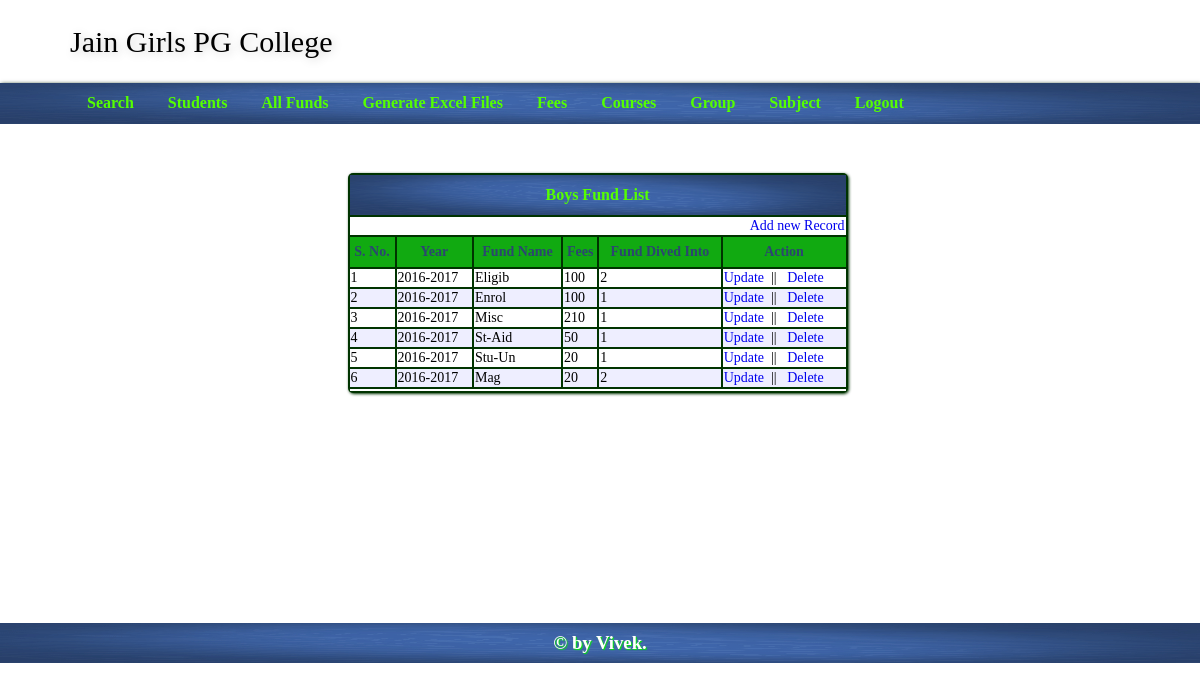
The app's page /index.php?mod=bfund&do=bfundlist (signed in) with its own data.
### tables this page shows
CREATE TABLE IF NOT EXISTS `boysfund` (
  `id` int(5) NOT NULL AUTO_INCREMENT,
  `fund` varchar(50) DEFAULT NULL,
  `fees` int(4) DEFAULT NULL,
  `year` varchar(10) DEFAULT NULL,
  `dived` enum('1','2') NOT NULL,
  PRIMARY KEY (`id`)
);

### index.php (called while the page is built, shortened)
<?php
	$theam="axixa";
	$mod="login";
	$do="login";
	include_once("function.php");
	include_once("header.php");
	if(isset($_SESSION['login_details']) || isset($_SESSION['login_check']))
	{
		if(isset($_GET['mod'])){
			$mod=$_GET['mod'];
			$do=$_GET['do'];
		}
	}
	include_once("module/$mod/$do.php");
	include_once("footer.php");
?>

### function.php (called while the page is built, shortened)
<?php
function PaginationWork($pno='')
{
   global $frmdata ;
   global $frmdataget;
    $recordPerPage=10;
   $frmdata['to']=$recordPerPage;
   if($frmdataget['pageNumber']<=1)
   {
       $frmdata['from']=0;
     }
   else
        $frmdata['from']= $recordPerPage * ( ( (int) $frmdataget['pageNumber']) - 1);
}
?>

### module/bfund/bfundlist.php (the view, shortened to what this page needs)
<table  class="<?php echo $theam;?>_list">
	<tr>
    	<td colspan="7">Boys Fund List</td>
    </tr>
    <tr>
    	<td colspan="7" align="right"><a href="index.php?mod=bfund&do=bfundedit">Add new Record</a></td>
    </tr>
    <tr>
    	<td>S. No.</td>
        <td>Year</td>
        <td>Fund Name</td>
        <td>Fees</td>
        <td>Fund Dived Into</td>
        <td>Action</td>
    </tr>
    <?php
		$rs=mysqli_query($con,'SELECT COUNT(*) AS tot FROM boysfund LIMIT 1') ;
		$totRslt=mysqli_fetch_assoc($rs);
			$list=mysqli_query($con,"select id,fund,fees, year, dived from boysfund order by id desc LIMIT ".$frmdata['from'].", ".$frmdata['to']);
		$i=1;
		while($bfunddata=mysqli_fetch_assoc($list)){
			?>
            <tr>
            	<td><?php echo $i++;?></td>
                <td><?php echo $bfunddata['year'];?></td>
                <td><?php echo $bfunddata['fund']; ?></td>
                <td><?php echo $bfunddata['fees'];?></td>
                <td><?php echo $bfunddata['dived'];?></td>
                <td><a href="index.php?mod=bfund&do=bfundedit&id=<?php echo $bfunddata['id'];?>">Update</a>&nbsp;&nbsp;||&nbsp;&nbsp;
                	<a href="#" onClick="deleteData(<?php echo $bfunddata['id'];?>)">Delete</a>
                </td>
            </tr>
            <?php
		}
	?>
    <tr>
    	<td colspan="10"><?php PaginationDisplay($totRslt['tot'],'index.php?mod=bfund&do=bfundlist&pageNumber=','');?>
</td>
    </tr>
</table>

### header.php (shortened to what this page needs)
<!DOCTYPE html PUBLIC "-//W3C//DTD XHTML 1.0 Transitional//EN" "http://www.w3.org/TR/xhtml1/DTD/xhtml1-transitional.dtd">
<html xmlns="http://www.w3.org/1999/xhtml">
<head>
<link rel="stylesheet" href="css/<?php echo $theam;?>_style.css"/>
</head>
<body>
	<div id="<?php echo $theam;?>_wrapper">
    <div id="header-title">Jain Girls PG College</div>
    	<header>
            <nav>
            	<ul>
                <?php
				if(isset($_SESSION['login_details']))
				{
				?>
                <li id="<?php if(isset($_GET['mod']) && $_GET['mod']=='home'){ echo $theam.'_menu_active';}?>"><a href="index.php?mod=home&do=search">Search</a></li>
                                 <li class="dropdown">
                    	<a href="#" class="bropdownlink">Students</a>
                	<li class="dropdown">
                    	<a href="#" class="bropdownlink">All Funds</a>
                    </li>
                    <li class="dropdown">
                    	<a href="#" class="bropdownlink">Generate Excel Files</a>
                    </li>
                    <li class="dropdown">
                    	<a href="#" class="bropdownlink">Fees</a>
                   </li>
                   <li class="dropdown">
                    	<a href="#" class="bropdownlink">Courses</a>
                   </li>
                  </li>
                    <li id="<?php if(isset($_GET['mod']) && $_GET['mod']=='group'){ echo $theam.'_menu_active';}?>"><a href="index.php?mod=group&do=list">Group</a></li>
                	<li  id="<?php if(isset($_GET['mod']) && $_GET['mod']=='subject'){ echo $theam.'_menu_active';}?>"><a href="index.php?mod=subject&do=list">Subject</a></li>
                    <li><a href="index.php?mod=login&do=logout">Logout</a></li>
                    <?php
				}
				else
				{?>
                    <li  id="<?php if(isset($_GET['mod']) && $_GET['mod']=='login'){ echo $theam.'_menu_active';}?>"><a href="index.php?mod=login&do=login">Login</a></li>
				<?php
				}
					?>
                </ul>
            </nav>
        </header>
        <section>
	   <?php
	   $contattype="full_";
		   ?>
        <div id="<?php echo $theam.'_'.$contattype;?>contant">

### footer.php
</div>
        </section>
        <footer>
        	<h3>&copy; by Vivek.</h3>
        </footer>
    </div>
</body>
</html>

### css/axixa_style.css (style rules this page uses)
* { font-family:Verdana; }
body,nav,ul,li,h1,h3,h2 { margin:0; padding:0; }
a { text-decoration:none; }
#axixa_wrapper { width:100%; }
#axixa_wrapper>header { width:inherit; position:absolute; background-color:#002; background-image:url(back.png); background-size:100% 100%; min-height:37px; }
#axixa_wrapper>#header-title { text-shadow: 2px 2px 10px #CCCCCC; font-size: 30px; height: 83px; line-height: 83px; margin-left: 70px; }
#axixa_wrapper>header>nav { float: left; min-height: inherit; line-height: 37px; margin-left: 70px; }
#axixa_wrapper>header>nav { overflow:auto; }
#axixa_wrapper>header>nav>ul { list-style:none; float:right; min-height:inherit; }
#axixa_wrapper>header>nav>ul>li { float: left; min-height: inherit; line-height: 35px; text-align: center; margin: 2px; border-radius: 5px; padding-left: 15px; padding-right: 15px; }
#axixa_wrapper>header>nav>ul>li>a { color: #5F0; font-weight: bold; display:block; }
#axixa_wrapper>section { padding-top:40px; width:1200px; margin:0 auto; background-color:#fff; overflow:auto; min-height:500px; box-shadow:1px 1px 4px #020; }
#axixa_wrapper>section>#axixa_full_contant { padding-top:50px; width:1195px; }
#axixa_wrapper .axixa_list,#axixa_wrapper .axixa_form { margin:0 auto; box-shadow:1px 1px 3px #030; min-width:500px; background-color:#030; border-radius:5px; }
#axixa_wrapper .axixa_list tr:first-child,#axixa_wrapper .axixa_form tr:first-child,#axixa_wrapper .axixa_form tr:last-child { background-image:url(back.png); background-size:100% 100%; color:#5F0; height:40px; text-align:center; font-weight:bold; font-size:16px; }
#axixa_wrapper .axixa_list tr:nth-child(odd),#axixa_wrapper .axixa_form tr:nth-child(odd) { background-color:#eef; }
#axixa_wrapper .axixa_list tr:nth-child(3) { background-color:#1a1; background-size:100% 100%; color: #2c4671; text-align:center; font-weight:bold; height:30px; font-size:14px; }
#axixa_wrapper .axixa_list tr,#axixa_wrapper .axixa_form tr { background-color:#fff; min-height:40px; font-size:14px; }
#axixa_wrapper>footer { width:100%; background-color:#002; min-height:40px; background-image:url(back.png); background-size:100% 100%; text-align:center; line-height:40px; }
#axixa_wrapper>footer>h3 { color:#fff; text-shadow:1px 1px 1px #0e0; }

### records on screen
boysfund: year "2016-2017", fund "Eligib", fees "100", dived "2"
boysfund: year "2016-2017", fund "Enrol", fees "100", dived "1"
boysfund: year "2016-2017", fund "Misc", fees "210", dived "1"
boysfund: year "2016-2017", fund "St-Aid", fees "50", dived "1"
boysfund: year "2016-2017", fund "Stu-Un", fees "20", dived "1"
boysfund: year "2016-2017", fund "Mag", fees "20", dived "2"
